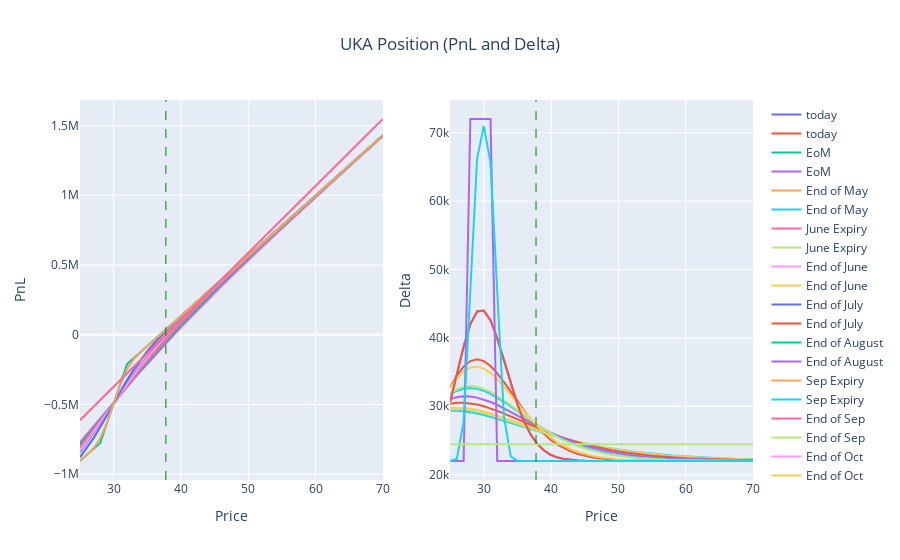

Notebook code for this chart:
### Code cell
fig = make_subplots(rows=1, cols=2)
for i in range(0,len(fig_d.data)):
    fig.add_trace(fig_p.data[i], row=1, col=1)
    fig.add_trace(fig_d.data[i], row=1, col=2)

fig.update_layout(title={'text': 'UKA Position (PnL and Delta)','x': 0.5,'xanchor': 'center'})

fig.update_xaxes(title_text="Price", row=1, col=1)
fig.update_yaxes(title_text="PnL", row=1, col=1)
fig.update_xaxes(title_text="Price", row=1, col=2)
fig.update_yaxes(title_text="Delta", row=1, col=2)

fig.add_vline(x=current_spot, line_width=1, line_dash="dash", line_color="green")

fig.show()
